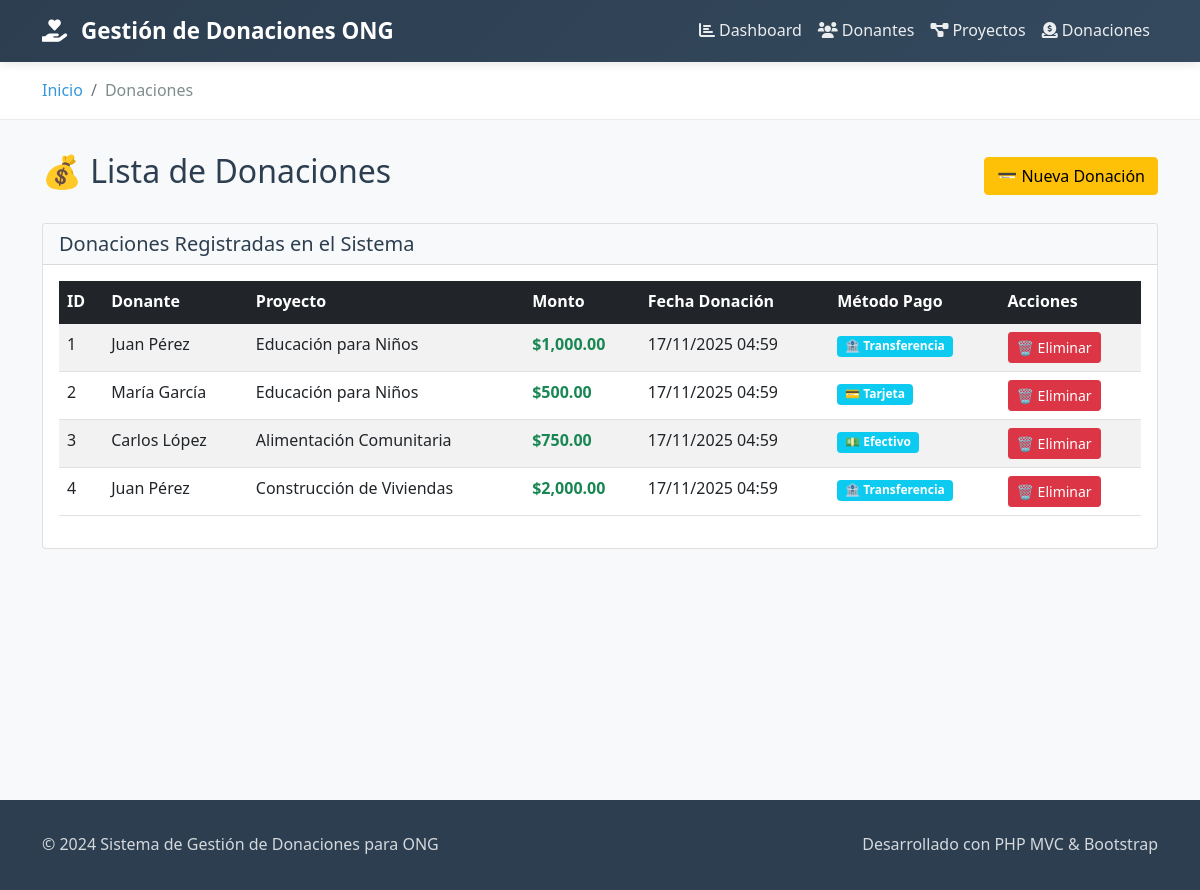
Page /index.php?entity=donacion&action=listar on the committed database.
### tables this page shows
CREATE TABLE donaciones (
    id INT AUTO_INCREMENT PRIMARY KEY,
    donante_id INT NOT NULL,
    proyecto_id INT NOT NULL,
    monto DECIMAL(10,2) NOT NULL,
    fecha_donacion TIMESTAMP DEFAULT CURRENT_TIMESTAMP,
    metodo_pago ENUM('efectivo', 'tarjeta', 'transferencia') DEFAULT 'efectivo',
    FOREIGN KEY (donante_id) REFERENCES donantes(id) ON DELETE CASCADE,
    FOREIGN KEY (proyecto_id) REFERENCES proyectos(id) ON DELETE CASCADE
);

CREATE TABLE donantes (
    id INT AUTO_INCREMENT PRIMARY KEY,
    nombre VARCHAR(100) NOT NULL,
    email VARCHAR(100) NOT NULL UNIQUE,
    telefono VARCHAR(20),
    direccion TEXT,
    fecha_registro TIMESTAMP DEFAULT CURRENT_TIMESTAMP
);

CREATE TABLE proyectos (
    id INT AUTO_INCREMENT PRIMARY KEY,
    nombre VARCHAR(100) NOT NULL,
    descripcion TEXT,
    presupuesto_objetivo DECIMAL(10,2),
    fecha_inicio DATE,
    fecha_fin DATE,
    estado ENUM('activo', 'completado', 'cancelado') DEFAULT 'activo'
);

### index.php (called while the page is built, shortened)
<?php
include_once 'controllers/DonacionController.php';
$database = new Database();
$db = $database->getConnection();
$controller = new DonacionController($db);
$controller->handleRequest();
?>

### models/Donacion.php (called while the page is built, shortened)
<?php
class Donacion {
    private $conn;
    private $table_name = "donaciones";
    public function __construct($db) {
        $this->conn = $db;
    }
    public function leer() {
        $query = "SELECT d.id, d.monto, d.fecha_donacion, d.metodo_pago,
                         don.nombre as donante_nombre, pro.nombre as proyecto_nombre
                  FROM " . $this->table_name . " d
                  LEFT JOIN donantes don ON d.donante_id = don.id
                  LEFT JOIN proyectos pro ON d.proyecto_id = pro.id
                  ORDER BY d.fecha_donacion DESC";
        $stmt = $this->conn->prepare($query);
        $stmt->execute();
        return $stmt;
    }
}
?>

### views/donaciones/listar.php (the view, shortened to what this page needs)
<?php include '../views/layout/header.php'; ?>
<div class="d-flex justify-content-between align-items-center mb-4">
    <h2>💰 Lista de Donaciones</h2>
    <a href="index.php?entity=donacion&action=crear" class="btn btn-warning">💳 Nueva Donación</a>
</div>
<div class="card">
    <div class="card-header bg-light">
        <h5 class="mb-0">Donaciones Registradas en el Sistema</h5>
    </div>
    <div class="card-body">
        <?php if($donaciones->rowCount() > 0): ?>
        <div class="table-responsive">
            <table class="table table-striped table-hover">
                <thead class="table-dark">
                    <tr>
                        <th>ID</th>
                        <th>Donante</th>
                        <th>Proyecto</th>
                        <th>Monto</th>
                        <th>Fecha Donación</th>
                        <th>Método Pago</th>
                        <th>Acciones</th>
                    </tr>
                </thead>
                <tbody>
                    <?php while ($row = $donaciones->fetch(PDO::FETCH_ASSOC)): ?>
                    <tr>
                        <td><?php echo $row['id']; ?></td>
                        <td><?php echo htmlspecialchars($row['donante_nombre']); ?><br>
                        </td>
                        <td><?php echo htmlspecialchars($row['proyecto_nombre']); ?></td>
                        <td><strong class="text-success">$<?php echo number_format($row['monto'], 2); ?></strong></td>
                        <td><?php echo date('d/m/Y H:i', strtotime($row['fecha_donacion'])); ?></td>
                        <td>
                            <span class="badge bg-info">
                                <?php
                                echo $row['metodo_pago'] == 'efectivo' ? '💵 Efectivo' :
                                     ($row['metodo_pago'] == 'tarjeta' ? '💳 Tarjeta' : '🏦 Transferencia');
                                ?>
                            </span>
                        </td>
                        <td>
                            <a href="index.php?entity=donacion&action=eliminar&id=<?php echo $row['id']; ?>"
                               class="btn btn-danger btn-sm"
                               onclick="return confirm('¿Está seguro de eliminar esta donación? Esta acción no se puede deshacer.')">
                                🗑️ Eliminar
                            </a>
                        </td>
                    </tr>
                    <?php endwhile; ?>
                </tbody>
            </table>
        </div>
        <?php endif; ?>
    </div>
</div>
<?php include '../views/layout/footer.php'; ?>

### assets/css/style.css (style rules this page uses)
:root { --primary-color: #2c3e50; --secondary-color: #3498db; --accent-color: #e74c3c; --success-color: #27ae60; --warning-color: #f39c12; --light-bg: #f8f9fa; --dark-text: #2c3e50; --light-text: #7f8c8d; }
body { background-color: var(--light-bg); font-family: 'Segoe UI', Tahoma, Geneva, Verdana, sans-serif; color: var(--dark-text); line-height: 1.6; }

### rows in the picture
donaciones: id "1", donante.nombre "Juan Pérez", proyecto.nombre "Educación para Niños", monto "1,000.00", fecha_donacion "17/11/2025 04:59", metodo_pago "🏦 Transferencia"
donaciones: id "2", donante.nombre "María García", proyecto.nombre "Educación para Niños", monto "500.00", fecha_donacion "17/11/2025 04:59", metodo_pago "💳 Tarjeta"
donaciones: id "3", donante.nombre "Carlos López", proyecto.nombre "Alimentación Comunitaria", monto "750.00", fecha_donacion "17/11/2025 04:59", metodo_pago "💵 Efectivo"
donaciones: id "4", donante.nombre "Juan Pérez", proyecto.nombre "Construcción de Viviendas", monto "2,000.00", fecha_donacion "17/11/2025 04:59", metodo_pago "🏦 Transferencia"
